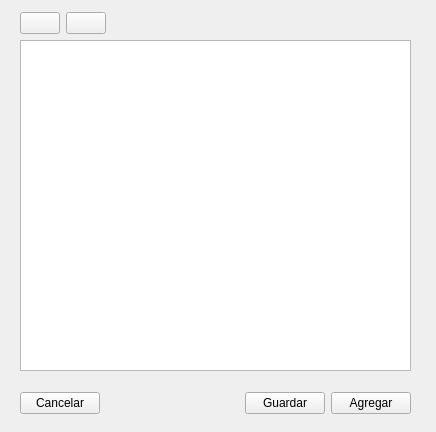
<?xml version="1.0" encoding="UTF-8"?>
<ui version="4.0">
 <class>Miembros</class>
 <widget class="QWidget" name="Miembros">
  <property name="geometry">
   <rect>
    <x>0</x>
    <y>0</y>
    <width>436</width>
    <height>432</height>
   </rect>
  </property>
  <property name="windowTitle">
   <string>Form</string>
  </property>
  <widget class="QWidget" name="horizontalLayoutWidget">
   <property name="geometry">
    <rect>
     <x>20</x>
     <y>390</y>
     <width>391</width>
     <height>27</height>
    </rect>
   </property>
   <layout class="QHBoxLayout" name="horizontalLayout">
    <item>
     <widget class="QPushButton" name="btn_cancelar">
      <property name="text">
       <string>Cancelar</string>
      </property>
     </widget>
    </item>
    <item>
     <spacer name="horizontalSpacer">
      <property name="orientation">
       <enum>Qt::Horizontal</enum>
      </property>
      <property name="sizeHint" stdset="0">
       <size>
        <width>40</width>
        <height>20</height>
       </size>
      </property>
     </spacer>
    </item>
    <item>
     <widget class="QPushButton" name="btn_guardar">
      <property name="text">
       <string>Guardar</string>
      </property>
     </widget>
    </item>
    <item>
     <widget class="QPushButton" name="btn_agregar">
      <property name="text">
       <string>Agregar</string>
      </property>
     </widget>
    </item>
   </layout>
  </widget>
  <widget class="QTableWidget" name="tblLista">
   <property name="geometry">
    <rect>
     <x>20</x>
     <y>40</y>
     <width>391</width>
     <height>331</height>
    </rect>
   </property>
   <property name="editTriggers">
    <set>QAbstractItemView::NoEditTriggers</set>
   </property>
   <property name="selectionBehavior">
    <enum>QAbstractItemView::SelectRows</enum>
   </property>
  </widget>
  <widget class="QWidget" name="horizontalLayoutWidget_2">
   <property name="geometry">
    <rect>
     <x>20</x>
     <y>10</y>
     <width>391</width>
     <height>27</height>
    </rect>
   </property>
   <layout class="QHBoxLayout" name="horizontalLayout_2">
    <item>
     <widget class="QPushButton" name="btn_editar">
      <property name="text">
       <string/>
      </property>
      <property name="icon">
       <iconset resource="recursos.qrc">
        <normaloff>:/imagen/recursos/firma.png</normaloff>:/imagen/recursos/firma.png</iconset>
      </property>
     </widget>
    </item>
    <item>
     <widget class="QPushButton" name="btn_borrar">
      <property name="text">
       <string/>
      </property>
      <property name="icon">
       <iconset resource="recursos.qrc">
        <normaloff>:/imagen/recursos/goma-de-borrar.png</normaloff>:/imagen/recursos/goma-de-borrar.png</iconset>
      </property>
     </widget>
    </item>
    <item>
     <spacer name="horizontalSpacer_2">
      <property name="orientation">
       <enum>Qt::Horizontal</enum>
      </property>
      <property name="sizeHint" stdset="0">
       <size>
        <width>40</width>
        <height>20</height>
       </size>
      </property>
     </spacer>
    </item>
   </layout>
  </widget>
 </widget>
 <resources>
  <include location="recursos.qrc"/>
 </resources>
 <connections/>
</ui>
